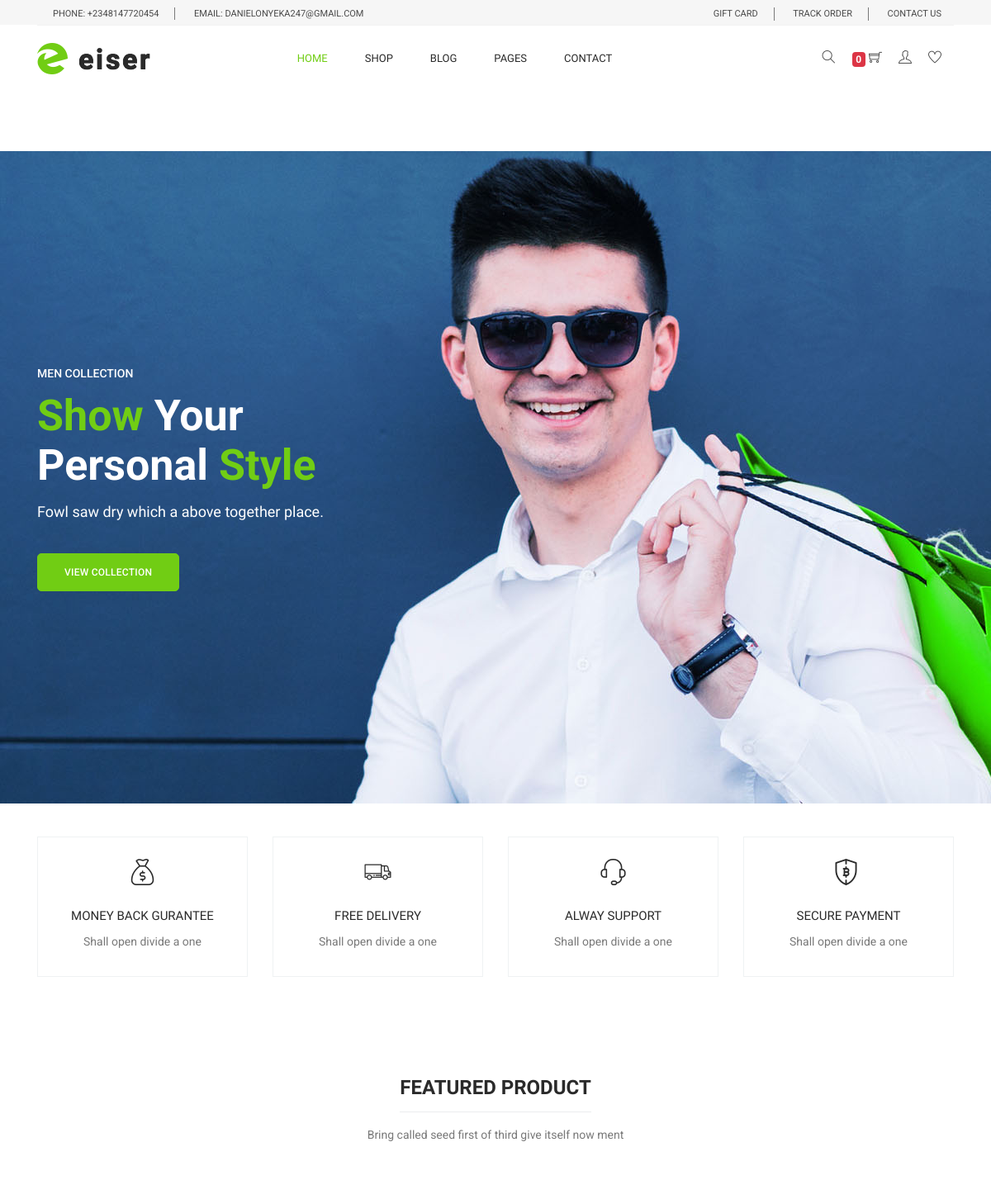
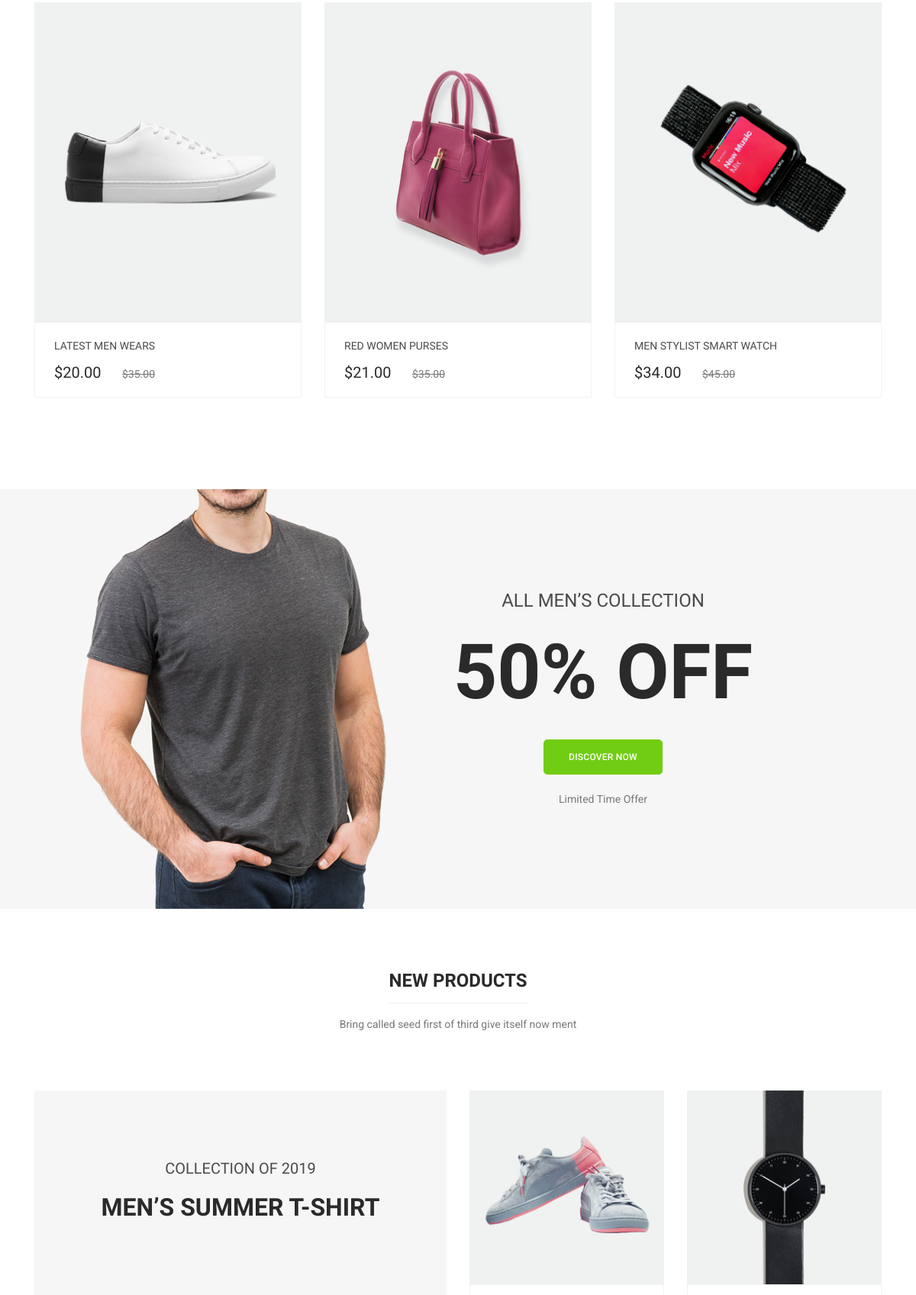
The page / (upper part) on the database its author committed (2 pictures, top to bottom).
### shop/models.py (models this page shows, shortened)
class Item(models.Model):
    category = models.ForeignKey(Category, related_name='products', on_delete=models.CASCADE)
    name = models.CharField(max_length=200, db_index=True)
    slug = models.SlugField(max_length=200, db_index=True)
    image = models.ImageField(upload_to='products/%Y/%m/%d', blank=True)
    feature = models.BooleanField(default=False)
    price = models.DecimalField(max_digits=10, decimal_places=2)
    discount_price = models.DecimalField(max_digits=10, decimal_places=2, blank=True, null=True)
    description = models.TextField()
    label = models.ForeignKey(Label, on_delete=models.CASCADE)
    specification = models.ForeignKey(Specification, on_delete=models.CASCADE)
    created = models.DateTimeField(auto_now_add=True)
    updated = models.DateTimeField(auto_now=True)
    available = models.CharField(choices=AVAILIBILITY, max_length=12)
    def get_absolute_url(self):
        return reverse('shop:single-product',kwargs={
            'slug': self.slug
        })

### shop/views.py (the view)
# urls.py: path('', index, name='index'),
def index(request):
    context = {
        'items': Item.objects.filter(feature=True)
    }
    return render(request, 'shop/index.html', context)

### shop/templatetags/cart_template_tags.py (called while the page is built)
@register.filter
def cart_item_count(user):
    if user.is_authenticated:
        qs = Order.objects.filter(user=user, ordered=False)
        if qs.exists():
            return qs[0].items.count()
    return 0

### shop/templates/shop/index.html (shortened to what this page needs)
{% extends 'base.html' %}
{% load static %}
{% block content %}
  <section class="home_banner_area mb-40">
    <div class="banner_inner d-flex align-items-center">
      <div class="container">
        <div class="banner_content row">
          <div class="col-lg-12">
            <p class="sub text-uppercase">men Collection</p>
            <h3><span>Show</span> Your <br />Personal <span>Style</span></h3>
            <h4>Fowl saw dry which a above together place.</h4>
            <a class="main_btn mt-40" href="#">View Collection</a>
          </div>
        </div>
      </div>
    </div>
  </section>
  <section class="feature-area section_gap_bottom_custom">
    <div class="container">
      <div class="row">
        <div class="col-lg-3 col-md-6">
          <div class="single-feature">
            <a href="#" class="title">
              <i class="flaticon-money"></i>
              <h3>Money back gurantee</h3>
            </a>
            <p>Shall open divide a one</p>
          </div>
        </div>
        <div class="col-lg-3 col-md-6">
          <div class="single-feature">
            <a href="#" class="title">
              <i class="flaticon-truck"></i>
              <h3>Free Delivery</h3>
            </a>
            <p>Shall open divide a one</p>
          </div>
        </div>
        <div class="col-lg-3 col-md-6">
          <div class="single-feature">
            <a href="#" class="title">
              <i class="flaticon-support"></i>
              <h3>Alway support</h3>
            </a>
            <p>Shall open divide a one</p>
          </div>
        </div>
        <div class="col-lg-3 col-md-6">
          <div class="single-feature">
            <a href="#" class="title">
              <i class="flaticon-blockchain"></i>
              <h3>Secure payment</h3>
            </a>
            <p>Shall open divide a one</p>
          </div>
        </div>
      </div>
    </div>
  </section>
  <section class="feature_product_area section_gap_bottom_custom">
    <div class="container">
      <div class="row justify-content-center">
        <div class="col-lg-12">
          <div class="main_title">
            <h2><span>Featured product</span></h2>
            <p>Bring called seed first of third give itself now ment</p>
          </div>
        </div>
      </div>
      <div class="row">
        {% for item in items %}
        <div class="col-lg-4 col-md-6">
          <div class="single-product">
            <div class="product-img">
              <img class="img-fluid w-100" src="{{item.image.url}}" alt="" />
            </div>
            <div class="product-btm">
              <a href="{{item.get_absolute_url}}" class="d-block">
                <h4>{{item.name}}</h4>
              </a>
              <div class="mt-3">
                {% if item.discount_price %}
                <span class="mr-4">${{item.discount_price}}</span>
                <del>${{item.price}}</del>
                {% else %}
                <span class="mr-4">${{item.price}}</span>
                {% endif %}
              </div>
            </div>
          </div>
        </div>
        {% endfor %}
      </div>
    </div>
  </section>
  <section class="offer_area">
    <div class="container">
      <div class="row justify-content-center">
        <div class="offset-lg-4 col-lg-6 text-center">
          <div class="offer_content">
            <h3 class="text-uppercase mb-40">all men’s collection</h3>
            <h2 class="text-uppercase">50% off</h2>
            <a href="#" class="main_btn mb-20 mt-5">Discover Now</a>
            <p>Limited Time Offer</p>
          </div>
        </div>
      </div>
    </div>
  </section>
  <section class="new_product_area section_gap_top section_gap_bottom_custom">
    <div class="container">
      <div class="row justify-content-center">
        <div class="col-lg-12">
          <div class="main_title">
            <h2><span>new products</span></h2>
            <p>Bring called seed first of third give itself now ment</p>
          </div>
        </div>
      </div>
      <div class="row">
        <div class="col-lg-6">
          <div class="new_product">
            <h5 class="text-uppercase">collection of 2019</h5>
            <h3 class="text-uppercase">Men’s summer t-shirt</h3>
            <div class="product-img">
            </div>
          </div>
        </div>
        <div class="col-lg-6 mt-5 mt-lg-0">
          <div class="row">
            <div class="col-lg-6 col-md-6">
              <div class="single-product">
                <div class="product-img">
                  <img class="img-fluid w-100" src="{% static 'img/product/new-product/n1.jpg' %}" alt="" />
                </div>
                <div class="product-btm">
                </div>
              </div>
            </div>
            <div class="col-lg-6 col-md-6">
              <div class="single-product">
                <div class="product-img">
                  <img class="img-fluid w-100" src="{% static 'img/product/new-product/n2.jpg' %}" alt="" />
                </div>
                <div class="product-btm">
                </div>
              </div>
            </div>
          </div>
        </div>
      </div>
    </div>
  </section>
{% endblock content %}

### blog/static/css/style.css (style rules this page uses)
body { line-height:24px;font-size:14px;font-family:"Roboto",sans-serif;font-weight:normal;color:#797979 }
h1,h2,h3,h4,h5,h6 { font-family:"Heebo",sans-serif;color:#2a2a2a;font-weight:500 }
del { color:#797979;font-size:14px;font-weight:300;font-family:"Heebo",sans-serif }
a { text-decoration:none;transition:all 0.3s ease-in-out }
.mt-40 { margin-top:40px }
.mb-20 { margin-bottom:20px }
.mb-40 { margin-bottom:40px }
.section_gap_bottom_custom { padding-bottom:70px }
.section_gap_top { padding-top:120px }
@media (max-width: 1224px) { .section_gap_top { padding-top:80px } }
.main_title { text-align:center;margin-bottom:75px }
.main_title h2 { font-size:24px;color:#2a2a2a;margin-bottom:30px;font-weight:700;text-transform:uppercase }
.main_title h2 span { position:relative;display:inline-block }
.main_title h2 span:after { content:'';position:absolute;left:0px;bottom:-15px;width:100%;height:1px;background:#ebedee }
.main_title p { font-size:14px;font-family:"Roboto",sans-serif;font-weight:normal;line-height:24px;color:#797979;margin-bottom:0px }
.home_banner_area { background:url(../img/banner/banner-bg.jpg) no-repeat center bottom;background-size:cover;position:relative;z-index:1;min-height:790px }
.home_banner_area .banner_inner { position:relative;width:100%;min-height:790px }
.home_banner_area .banner_inner .banner_content .sub { font-size:14px;font-weight:500;color:#ffffff;margin-bottom:10px }
.home_banner_area .banner_inner .banner_content h3 { font-size:52px;font-family:"Roboto",sans-serif;font-weight:700;line-height:60px;margin-bottom:15px;color:#ffffff }
.home_banner_area .banner_inner .banner_content h3 span { color:#71cd14 }
.home_banner_area .banner_inner .banner_content h4 { font-size:18px;font-family:"Heebo",sans-serif;font-weight:300;color:#ffffff;margin-bottom:0px }
.offer_area { background:url(../img/offer-bg.png) no-repeat center;background-size:cover }
.offer_content { padding:132px 0px }
.offer_content h3 { font-size:24px;font-weight:300;color:#4a4a4a }
.offer_content h2 { font-size:100px;line-height:80px;color:#2a2a2a;margin-bottom:0px;font-weight:700 }
.offer_content p { margin-bottom:0px }
.single-feature { padding:30px 15px;text-align:center;border:1px solid #eff2f3;margin-bottom:50px }
.single-feature h3 { font-size:15px;font-weight:500;text-transform:uppercase;margin-top:25px }
.single-feature .title i { color:#4a4a4a;font-weight:500;font-size:24px;display:inline-block }
.single-feature p { margin-bottom:0px;margin-top:10px }
h2 { font-size:30px }
h3 { font-size:24px }
h4 { font-size:18px }
h5 { font-size:16px }
.main_btn { display:inline-block;background:#71cd14;padding:0px 32px;letter-spacing:0.25px;color:#fff;font-family:"Roboto",sans-serif;font-size:12px;font-weight:500;line-height:44px;outline:none !important;box-shadow:none !important;text-align:center;border:1px solid #71cd14;cursor:pointer;text-transform:uppercase;transition:all 300ms linear 0s;border-radius:5px }
.single-product { text-align:center;margin-bottom:50px }
.single-product .product-img { position:relative;overflow:hidden }
.single-product .product-btm { padding:22px 25px 18px;border:1px solid #f0f2f1;text-align:left }
.single-product .product-btm h4 { color:#4a4a4a;font-size:14px;font-weight:400;text-transform:uppercase;margin-bottom:0px;transition:all 300ms linear 0s }
.single-product .product-btm span { font-family:"Heebo",sans-serif;font-size:20px;font-weight:500;line-height:16px;color:#2a2a2a }
.new_product { background:#f6f6f6;padding:90px 15px;text-align:center }
.new_product .product-img { padding:90px 0px }
.new_product h5 { font-size:20px;color:#4a4a4a;margin-bottom:20px }
.new_product h3 { font-size:32px;font-weight:700 }

### rows shown on the page
Item: image (picture), name "LATEST MEN WEARS", discount_price "20.00", price "35.00"
Item: image (picture), name "RED WOMEN PURSES", discount_price "21.00", price "35.00"
Item: image (picture), name "MEN STYLIST SMART WATCH", discount_price "34.00", price "45.00"

### other values the page prints
{{ request.user|cart_item_count }} "0"
